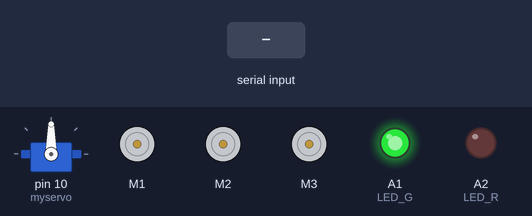
The sketch below on a simulated Arduino Uno, built with avr-gcc and run on an emulated ATmega328P. On the bench: servo, 3 × DC motor (green arrow = forward, orange = backward, longer = faster), output pins drawn as LEDs (lit = HIGH). The inputs (shaded band) are chosen by the test bench.

Above: at 1.2 s.
1.3 s: "F" received over Serial
At 2.5 s:
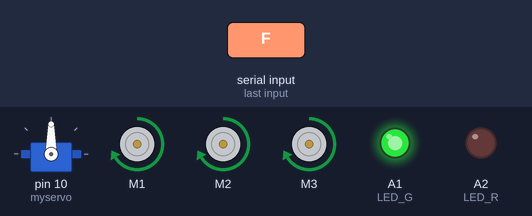
2.8 s: "B" received over Serial
At 3.8 s:
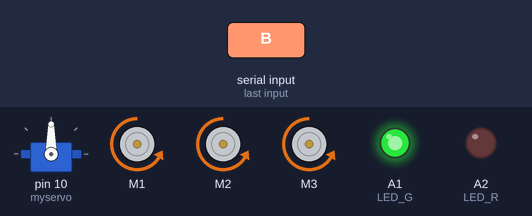
4.3 s: "L" received over Serial
At 4.9 s:
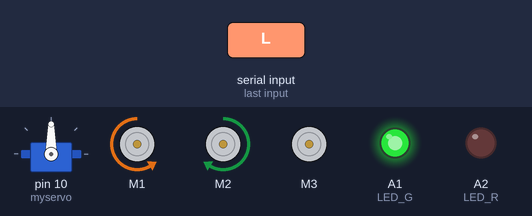
5.8 s: "R" received over Serial
At 6.1 s:
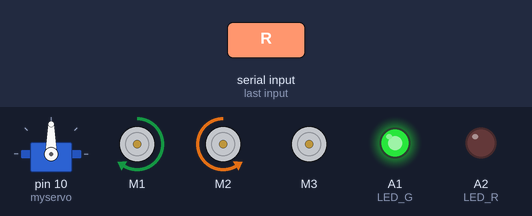
7.3 s: "Q" received over Serial
At 8.4 s:
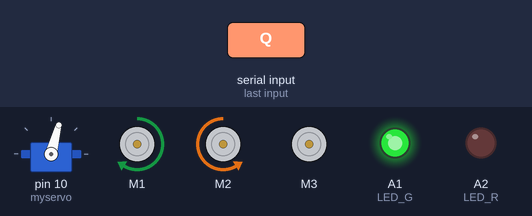
8.8 s: "S" received over Serial
At 9.5 s:
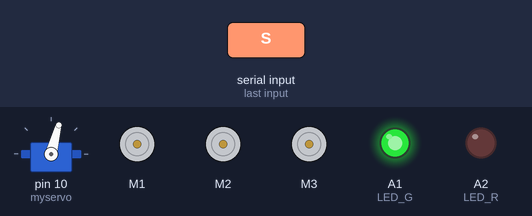
Timing chart, 0 to 11.3 s (numbered marks = the images above; inputs shaded):
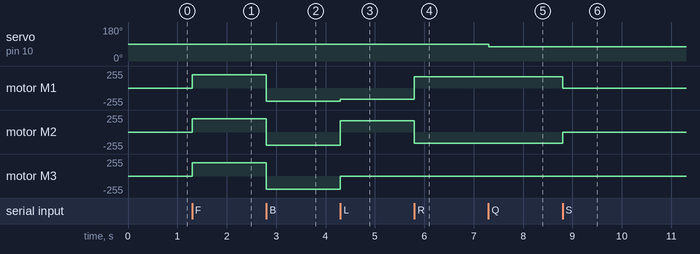

Measured:
- after the input at 1.3 s, motor M1–3: stopped → forward 200/255 at once
- after the input at 2.8 s, motor M1–3: forward 200/255 → backward 200/255 at once
- after the input at 4.3 s, motor M1: backward 200/255 → backward 170/255 at once; motor M2: backward 200/255 → forward 170/255 at once; motor M3: backward 200/255 → stopped at once
- after the input at 5.8 s, motor M1: backward 170/255 → forward 170/255 at once; motor M2: forward 170/255 → backward 170/255 at once
- after the input at 7.3 s, servo on pin 10 (myservo): 90° → 75° at once
- after the input at 8.8 s, motor M1: forward 170/255 → stopped at once; motor M2: backward 170/255 → stopped at once

The sketch:

hcv4test.ino
```cpp
// R2-D2 bot - Uno + L293D motor shield, HC-05 on D0/D1 (hardware serial)
// M1 = Left, M2 = Right, M3 = Front (M4 unused)
// Servo on SER1 header (D10). LEDs on A1 (green/safe), A2 (red/danger).
//
// IMPORTANT: unplug the HC-05 (or its D0/D1 wires) before uploading,
// since it shares those pins with the USB programming port.
//
// Bluetooth commands:
// F B L R S -> drive / stop
// Q E C     -> head left / right / center
// G         -> green (safe) eye
// D         -> red (danger) eye
// O         -> both LEDs off

#include <AFMotor.h>
#include <Servo.h>

AF_DCMotor motor1(1, MOTOR12_1KHZ); // Left
AF_DCMotor motor2(2, MOTOR12_1KHZ); // Right
AF_DCMotor motor3(3, MOTOR34_1KHZ); // Front

Servo myservo;

#define LED_G A1
#define LED_R A2

#define HEAD_MIN    30
#define HEAD_MAX    150
#define HEAD_CENTER 90

int driveSpeed = 200;
int turnSpeed  = 170;
int headPos    = HEAD_CENTER;
char key;

void setup() {
  Serial.begin(9600);       // HC-05 on D0/D1, hardware serial

  pinMode(LED_G, OUTPUT);
  pinMode(LED_R, OUTPUT);
  setEye(true, false);      // default: safe/green

  myservo.attach(10);
  myservo.write(headPos);

  Stop();
}

void loop() {
  remotecontrol();
}

void remotecontrol() {
  if (Serial.available() > 0) {
    key = toupper(Serial.read());
    switch (key) {
      case 'F': forward();  break;
      case 'B': backward(); break;
      case 'L': left();     break;
      case 'R': right();    break;
      case 'S': Stop();     break;
      case 'Q':
        headPos = constrain(headPos - 15, HEAD_MIN, HEAD_MAX);
        myservo.write(headPos);
        break;
      case 'E':
        headPos = constrain(headPos + 15, HEAD_MIN, HEAD_MAX);
        myservo.write(headPos);
        break;
      case 'C':
        headPos = HEAD_CENTER;
        myservo.write(headPos);
        break;
      case 'G': setEye(true, false);  break;
      case 'D': setEye(false, true);  break;
      case 'O': setEye(false, false); break;
    }
  }
}

void forward() {
  motor1.setSpeed(driveSpeed);
  motor2.setSpeed(driveSpeed);
  motor3.setSpeed(driveSpeed);
  motor1.run(FORWARD);
  motor2.run(FORWARD);
  motor3.run(FORWARD);
}

void backward() {
  motor1.setSpeed(driveSpeed);
  motor2.setSpeed(driveSpeed);
  motor3.setSpeed(driveSpeed);
  motor1.run(BACKWARD);
  motor2.run(BACKWARD);
  motor3.run(BACKWARD);
}

void left() {
  motor1.setSpeed(turnSpeed);
  motor2.setSpeed(turnSpeed);
  motor1.run(BACKWARD);
  motor2.run(FORWARD);
  motor3.run(RELEASE);   // front wheel free-rolls during a turn
}

void right() {
  motor1.setSpeed(turnSpeed);
  motor2.setSpeed(turnSpeed);
  motor1.run(FORWARD);
  motor2.run(BACKWARD);
  motor3.run(RELEASE);
}

void Stop() {
  motor1.run(RELEASE);
  motor2.run(RELEASE);
  motor3.run(RELEASE);
}

void setEye(bool green, bool red) {
  digitalWrite(LED_G, green);
  digitalWrite(LED_R, red);
}
```
